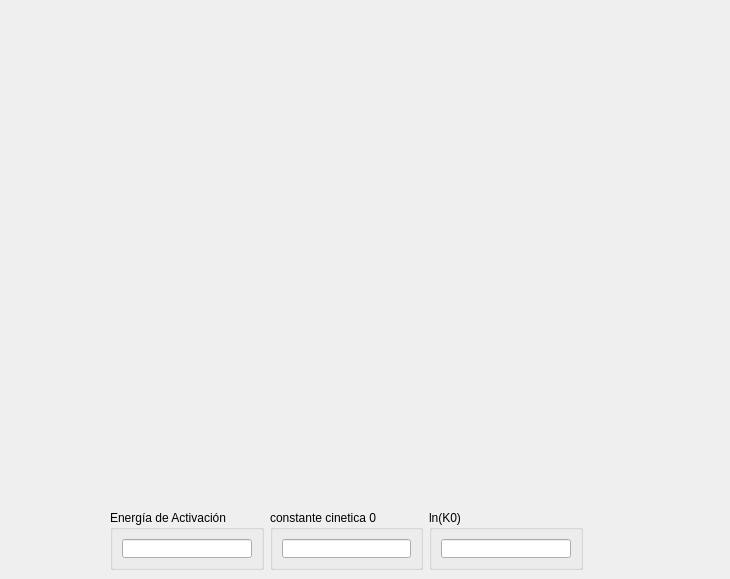
            <widget class="QWidget" name="tab">
             <attribute name="title">
              <string>Arrenius</string>
             </attribute>
             <widget class="QWidget" name="verticalLayoutWidget">
              <property name="geometry">
               <rect>
                <x>20</x>
                <y>10</y>
                <width>701</width>
                <height>291</height>
               </rect>
              </property>
              <layout class="QVBoxLayout" name="vista_grafico"/>
             </widget>
             <widget class="QWidget" name="verticalLayoutWidget_2">
              <property name="geometry">
               <rect>
                <x>90</x>
                <y>310</y>
                <width>511</width>
                <height>161</height>
               </rect>
              </property>
              <layout class="QVBoxLayout" name="vista_tabla_df"/>
             </widget>
             <widget class="QWidget" name="">
              <property name="geometry">
               <rect>
                <x>110</x>
                <y>510</y>
                <width>473</width>
                <height>60</height>
               </rect>
              </property>
              <layout class="QHBoxLayout" name="horizontalLayout_16">
               <item>
                <widget class="QGroupBox" name="groupBox_13">
                 <property name="title">
                  <string>Energía de Activación</string>
                 </property>
                 <layout class="QHBoxLayout" name="horizontalLayout_13">
                  <item>
                   <widget class="QLineEdit" name="ea_r_final">
                    <property name="tabletTracking">
                     <bool>false</bool>
                    </property>
                    <property name="contextMenuPolicy">
                     <enum>Qt::DefaultContextMenu</enum>
                    </property>
                    <property name="toolTip">
                     <string extracomment="comentario aquí"/>
                    </property>
                    <property name="statusTip">
                     <string extracomment="cometario 2 aquí"/>
                    </property>
                    <property name="whatsThis">
                     <string extracomment="cometario 3 aquí"/>
                    </property>
                    <property name="text">
                     <string/>
                    </property>
                   </widget>
                  </item>
                 </layout>
                </widget>
               </item>
               <item>
                <widget class="QGroupBox" name="groupBox_14">
                 <property name="title">
                  <string>constante cinetica 0</string>
                 </property>
                 <layout class="QHBoxLayout" name="horizontalLayout_14">
                  <item>
                   <widget class="QLineEdit" name="k_0_calculado">
                    <property name="tabletTracking">
                     <bool>false</bool>
                    </property>
                    <property name="contextMenuPolicy">
                     <enum>Qt::DefaultContextMenu</enum>
                    </property>
                    <property name="toolTip">
                     <string extracomment="comentario aquí"/>
                    </property>
                    <property name="statusTip">
                     <string extracomment="cometario 2 aquí"/>
                    </property>
                    <property name="whatsThis">
                     <string extracomment="cometario 3 aquí"/>
                    </property>
                    <property name="text">
                     <string/>
                    </property>
                   </widget>
                  </item>
                 </layout>
                </widget>
               </item>
               <item>
                <widget class="QGroupBox" name="groupBox_15">
                 <property name="title">
                  <string>ln(K0)</string>
                 </property>
                 <layout class="QHBoxLayout" name="horizontalLayout_15">
                  <item>
                   <widget class="QLineEdit" name="ln_k_0_calculado">
                    <property name="tabletTracking">
                     <bool>false</bool>
                    </property>
                    <property name="contextMenuPolicy">
                     <enum>Qt::DefaultContextMenu</enum>
                    </property>
                    <property name="toolTip">
                     <string extracomment="comentario aquí"/>
                    </property>
                    <property name="statusTip">
                     <string extracomment="cometario 2 aquí"/>
                    </property>
                    <property name="whatsThis">
                     <string extracomment="cometario 3 aquí"/>
                    </property>
                    <property name="text">
                     <string/>
                    </property>
                   </widget>
                  </item>
                 </layout>
                </widget>
               </item>
              </layout>
             </widget>
            </widget>
